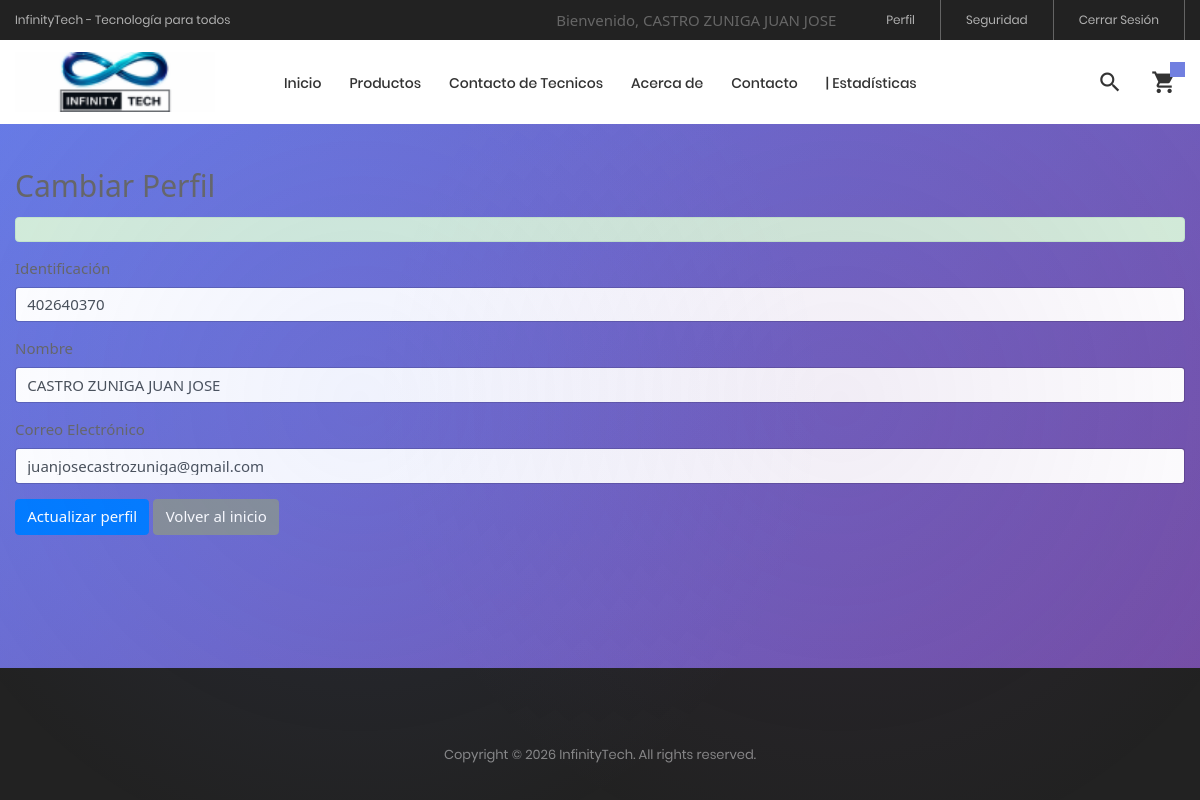
The page /Views/vSeguridad/cambiarPerfil.php (signed in) on the database its author committed.
### tables this page shows
CREATE TABLE `tbl_usuarios` (
  `ID_USUARIO` int(11) NOT NULL AUTO_INCREMENT,
  `IDENTIFICACION` varchar(20) DEFAULT NULL,
  `NOMBRE` varchar(100) NOT NULL,
  `EMAIL` varchar(100) NOT NULL,
  `PASSWORD` varchar(255) NOT NULL,
  `ROL` varchar(50) DEFAULT 'Cliente',
  `ID_ESTADO_USUARIO` int(11) DEFAULT NULL,
  `FECHA_REGISTRO` datetime DEFAULT current_timestamp(),
  PRIMARY KEY (`ID_USUARIO`),
  UNIQUE KEY `EMAIL` (`EMAIL`),
  UNIQUE KEY `IDENTIFICACION` (`IDENTIFICACION`),
  KEY `ID_ESTADO_USUARIO` (`ID_ESTADO_USUARIO`),
  CONSTRAINT `tbl_usuarios_ibfk_1` FOREIGN KEY (`ID_ESTADO_USUARIO`) REFERENCES `tbl_estados_usuarios` (`ID_ESTADO_USUARIO`)
);

### Models/mSeguridad.php (called while the page is built, shortened)
<?php
function ConsultarUsuarioModel($consecutivo)
{
    try {
        $context = OpenDatabase();
        $query = "SELECT ID_USUARIO AS Consecutivo, IDENTIFICACION AS Identificacion, NOMBRE AS Nombre, EMAIL AS CorreoElectronico, ROL AS Rol FROM TBL_USUARIOS WHERE ID_USUARIO = '$consecutivo'";
        $result = $context->query($query);
        $datos = null;
        if ($fila = $result->fetch_assoc()) {
            $datos = $fila;
        }
        return $datos;
    } catch (Exception $e) {
        return null;
    }
}

### Controllers/cSeguridad.php (called while the page is built, shortened)
<?php
include_once $_SERVER["DOCUMENT_ROOT"] . "/Proyecto_Cliente-Servidor_Grupo05/Models/mSeguridad.php";
function ConsultarUsuario()
{
    $consecutivo = $_SESSION["Consecutivo"];
    return ConsultarUsuarioModel($consecutivo);
}

### Views/vSeguridad/cambiarPerfil.php (the view, shortened to what this page needs)
<?php
include_once "../layout.php";
include_once "../../Controllers/cSeguridad.php";
$datosUsuario = ConsultarUsuario();
?>
<!DOCTYPE html>
<html lang="es">
<body class="animsition">
    <div class="container mt-5">
        <h2>Cambiar Perfil</h2>
        <?php if (!empty($_SESSION["Mensaje"])): ?>
            <div class="alert alert-success" role="alert" style="margin-top: 15px; margin-bottom: 15px;">
            </div>
        <?php endif; ?>
        <form action="../../Controllers/cSeguridad.php" method="POST" id="formCambiarPerfil" novalidate>
            <div class="mb-3">
                <label for="Identificacion">Identificación</label>
                <input type="text" class="form-control" id="Identificacion" name="Identificacion"
                    value="<?= htmlspecialchars($datosUsuario["Identificacion"] ?? "") ?>" required>
            </div>
            <div class="mb-3">
                <label for="Nombre">Nombre</label>
                <input type="text" class="form-control" id="Nombre" name="Nombre"
                    value="<?= htmlspecialchars($datosUsuario["Nombre"] ?? "") ?>" required>
            </div>
            <div class="mb-3">
                <label for="CorreoElectronico">Correo Electrónico</label>
                <input type="email" class="form-control" id="CorreoElectronico" name="CorreoElectronico"
                    value="<?= htmlspecialchars($datosUsuario["CorreoElectronico"] ?? "") ?>" required>
            </div>
            <button type="submit" name="btnCambiarPerfil" class="btn btn-primary">
                Actualizar perfil
            </button>
            <a href="../vInicio/Inicio.php" class="btn btn-secondary ms-2">
                Volver al inicio
            </a>
        </form>
    </div>
</body>
</html>

### Views/assets/css/auth.css (style rules this page uses)
html, body { height: 100%; margin: 0; padding: 0; }
body.animsition { background: linear-gradient(135deg, #667eea 0%, #764ba2 100%); background-attachment: fixed; min-height: 100vh; display: flex; flex-direction: column; font-family: 'Segoe UI', Tahoma, Geneva, Verdana, sans-serif; }
body.animsition::before { content: ''; position: fixed; top: 0; left: 0; right: 0; bottom: 0; background: radial-gradient(circle at 30% 50%, rgba(102, 126, 234, 0.1) 0%, transparent 50%), radial-gradient(circle at 70% 50%, rgba(118, 75, 162, 0.1) 0%, transparent 50%); pointer-events: none; z-index: 0; }
body { min-height: 100vh; display: flex; flex-direction: column; }

### Views/assets/css/main.css (style rules this page uses)
.container { max-width: 1380px; }
@media (max-width: 1600px) { .container { max-width: 1200px; } }

### rows shown on the page
tbl_usuarios: Identificacion "402640370", Nombre "CASTRO ZUNIGA JUAN JOSE", CorreoElectronico "juanjosecastrozuniga@gmail.com"

### other values the page prints
$nombreUsuario "CASTRO ZUNIGA JUAN JOSE"
